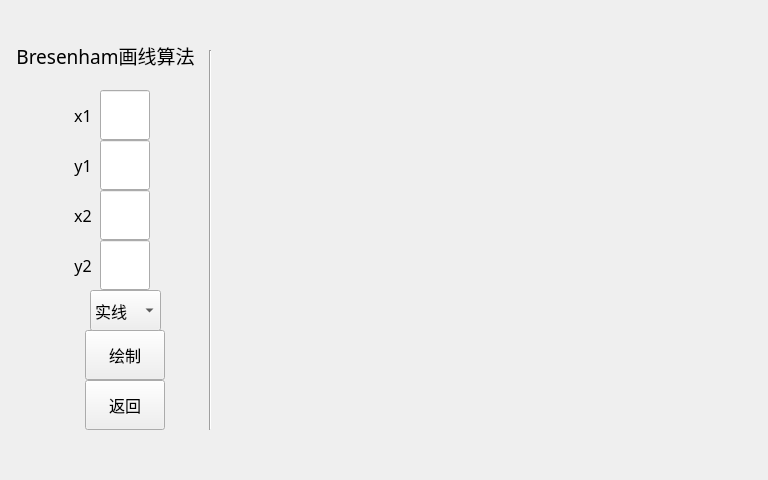
<?xml version="1.0" encoding="UTF-8"?>
<ui version="4.0">
 <class>Widget2</class>
 <widget class="QWidget" name="Widget2">
  <property name="geometry">
   <rect>
    <x>0</x>
    <y>0</y>
    <width>768</width>
    <height>480</height>
   </rect>
  </property>
  <property name="minimumSize">
   <size>
    <width>768</width>
    <height>480</height>
   </size>
  </property>
  <property name="font">
   <font>
    <family>微软雅黑</family>
    <pointsize>12</pointsize>
   </font>
  </property>
  <property name="windowTitle">
   <string>Brsenham画线算法</string>
  </property>
  <widget class="QLabel" name="label">
   <property name="geometry">
    <rect>
     <x>0</x>
     <y>30</y>
     <width>211</width>
     <height>50</height>
    </rect>
   </property>
   <property name="font">
    <font>
     <family>微软雅黑</family>
     <pointsize>14</pointsize>
    </font>
   </property>
   <property name="text">
    <string>Bresenham画线算法</string>
   </property>
   <property name="alignment">
    <set>Qt::AlignCenter</set>
   </property>
  </widget>
  <widget class="QLabel" name="label_2">
   <property name="geometry">
    <rect>
     <x>0</x>
     <y>90</y>
     <width>100</width>
     <height>50</height>
    </rect>
   </property>
   <property name="text">
    <string>x1  </string>
   </property>
   <property name="alignment">
    <set>Qt::AlignRight|Qt::AlignTrailing|Qt::AlignVCenter</set>
   </property>
  </widget>
  <widget class="QLabel" name="label_3">
   <property name="geometry">
    <rect>
     <x>0</x>
     <y>140</y>
     <width>100</width>
     <height>50</height>
    </rect>
   </property>
   <property name="text">
    <string>y1  </string>
   </property>
   <property name="alignment">
    <set>Qt::AlignRight|Qt::AlignTrailing|Qt::AlignVCenter</set>
   </property>
  </widget>
  <widget class="QLabel" name="label_4">
   <property name="geometry">
    <rect>
     <x>0</x>
     <y>190</y>
     <width>100</width>
     <height>50</height>
    </rect>
   </property>
   <property name="text">
    <string>x2  </string>
   </property>
   <property name="alignment">
    <set>Qt::AlignRight|Qt::AlignTrailing|Qt::AlignVCenter</set>
   </property>
  </widget>
  <widget class="QLabel" name="label_5">
   <property name="geometry">
    <rect>
     <x>0</x>
     <y>240</y>
     <width>100</width>
     <height>50</height>
    </rect>
   </property>
   <property name="text">
    <string>y2  </string>
   </property>
   <property name="alignment">
    <set>Qt::AlignRight|Qt::AlignTrailing|Qt::AlignVCenter</set>
   </property>
  </widget>
  <widget class="QPushButton" name="pushButton_draw">
   <property name="geometry">
    <rect>
     <x>85</x>
     <y>330</y>
     <width>80</width>
     <height>50</height>
    </rect>
   </property>
   <property name="text">
    <string>绘制</string>
   </property>
  </widget>
  <widget class="QLineEdit" name="lineEdit_x1">
   <property name="geometry">
    <rect>
     <x>100</x>
     <y>90</y>
     <width>50</width>
     <height>50</height>
    </rect>
   </property>
   <property name="alignment">
    <set>Qt::AlignCenter</set>
   </property>
  </widget>
  <widget class="QLineEdit" name="lineEdit_y1">
   <property name="geometry">
    <rect>
     <x>100</x>
     <y>140</y>
     <width>50</width>
     <height>50</height>
    </rect>
   </property>
   <property name="alignment">
    <set>Qt::AlignCenter</set>
   </property>
  </widget>
  <widget class="QLineEdit" name="lineEdit_x2">
   <property name="geometry">
    <rect>
     <x>100</x>
     <y>190</y>
     <width>50</width>
     <height>50</height>
    </rect>
   </property>
   <property name="alignment">
    <set>Qt::AlignCenter</set>
   </property>
  </widget>
  <widget class="QLineEdit" name="lineEdit_y2">
   <property name="geometry">
    <rect>
     <x>100</x>
     <y>240</y>
     <width>50</width>
     <height>50</height>
    </rect>
   </property>
   <property name="alignment">
    <set>Qt::AlignCenter</set>
   </property>
  </widget>
  <widget class="Line" name="line">
   <property name="geometry">
    <rect>
     <x>200</x>
     <y>50</y>
     <width>20</width>
     <height>380</height>
    </rect>
   </property>
   <property name="orientation">
    <enum>Qt::Vertical</enum>
   </property>
  </widget>
  <widget class="QPushButton" name="pushButton_draw_2">
   <property name="geometry">
    <rect>
     <x>85</x>
     <y>380</y>
     <width>80</width>
     <height>50</height>
    </rect>
   </property>
   <property name="text">
    <string>返回</string>
   </property>
  </widget>
  <widget class="QComboBox" name="comboBox">
   <property name="geometry">
    <rect>
     <x>90</x>
     <y>290</y>
     <width>71</width>
     <height>41</height>
    </rect>
   </property>
   <item>
    <property name="text">
     <string>实线</string>
    </property>
   </item>
   <item>
    <property name="text">
     <string>虚线</string>
    </property>
   </item>
  </widget>
 </widget>
 <tabstops>
  <tabstop>lineEdit_x1</tabstop>
  <tabstop>lineEdit_y1</tabstop>
  <tabstop>lineEdit_x2</tabstop>
  <tabstop>lineEdit_y2</tabstop>
  <tabstop>comboBox</tabstop>
  <tabstop>pushButton_draw</tabstop>
  <tabstop>pushButton_draw_2</tabstop>
 </tabstops>
 <resources/>
 <connections/>
</ui>
